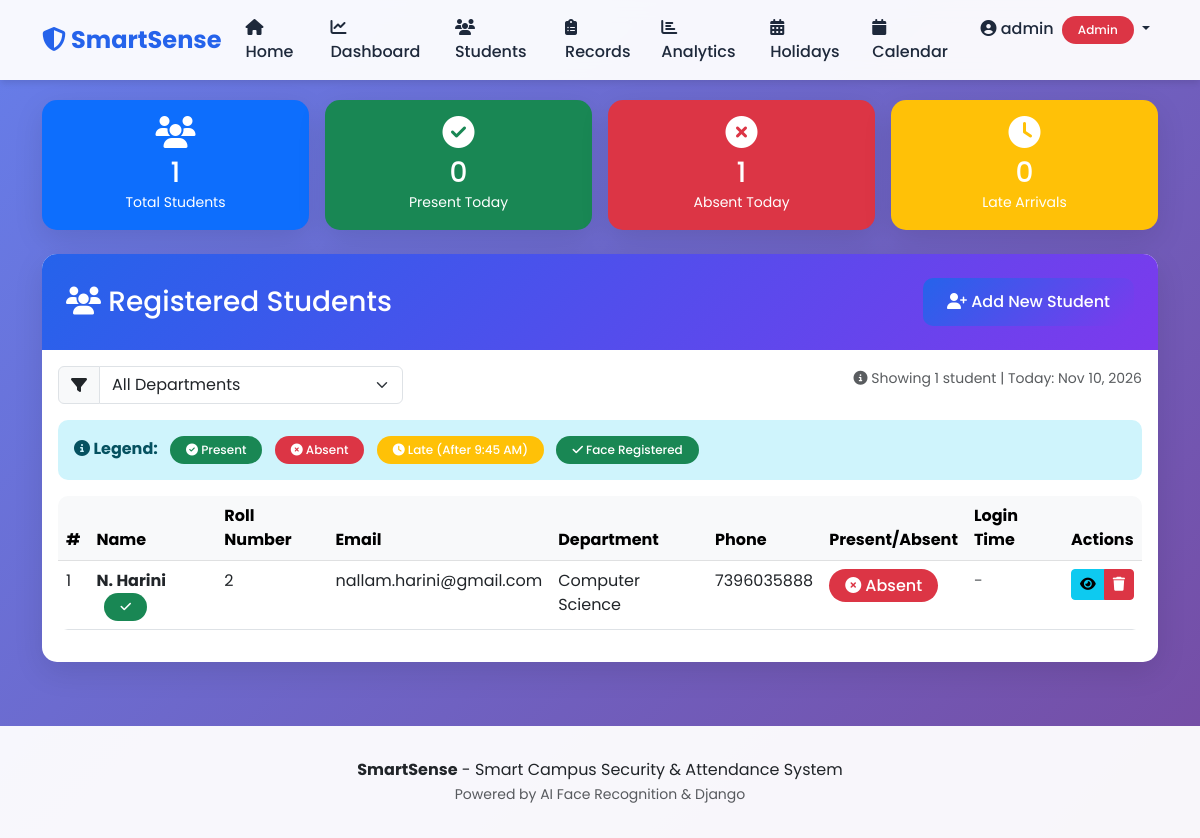
/students/ (signed in), run on an earlier commit of the app's database.
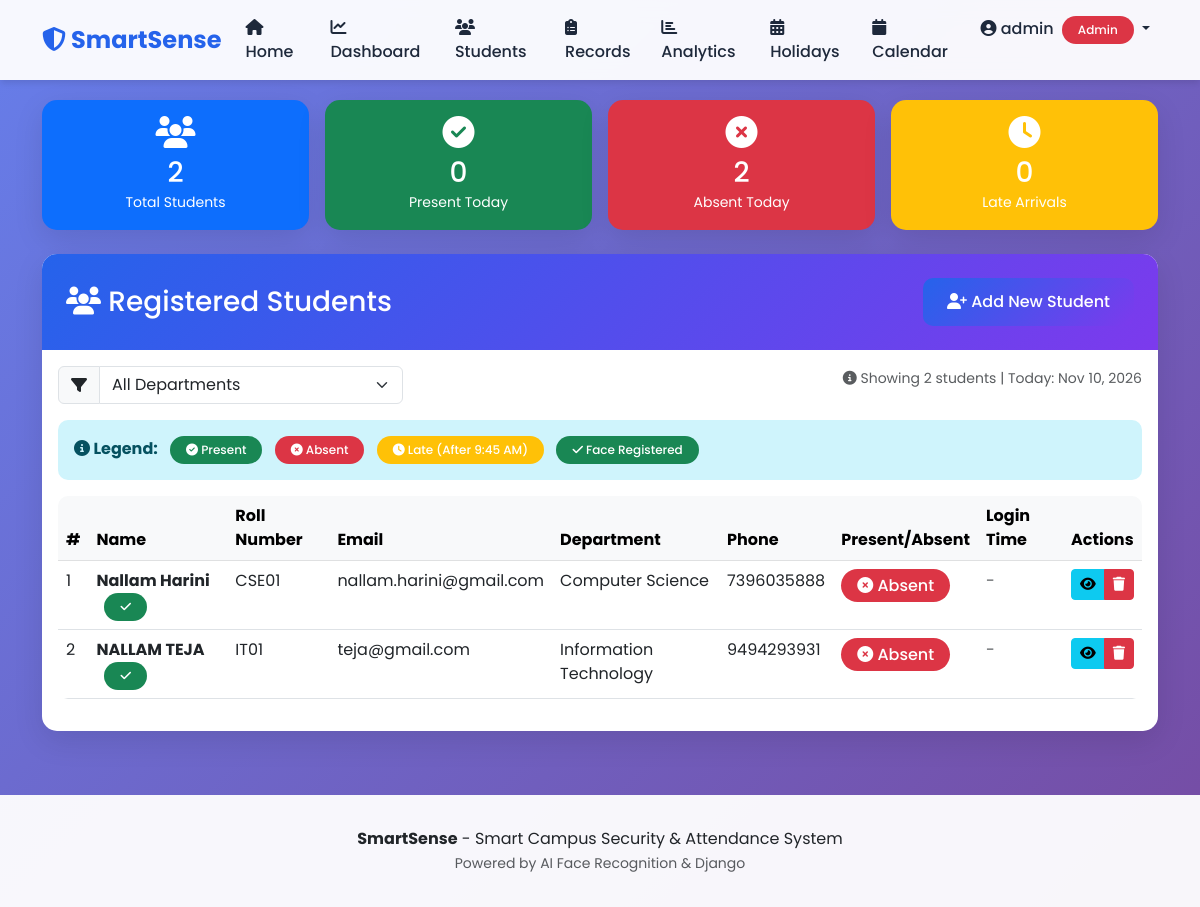
And on a later commit of the database.
### accounts/models.py (models this page shows, shortened)
class Student(models.Model):
    name = models.CharField(max_length=100)
    roll_number = models.CharField(max_length=20, unique=True)
    email = models.EmailField()
    department = models.CharField(max_length=100, default='Computer Science')
    phone = models.CharField(max_length=15, blank=True, null=True)
    face_encoding = models.BinaryField(blank=True, null=True)
    photo = models.ImageField(upload_to='student_photos/', blank=True, null=True)
    is_active = models.BooleanField(default=True)
    created_at = models.DateTimeField(auto_now_add=True)
    updated_at = models.DateTimeField(auto_now=True)
    class Meta:
        ordering = ['roll_number']

### accounts/views.py (the view)
# urls.py: path('students/', views.student_list, name='student_list'),
@login_required
def student_list(request):
    department_filter = request.GET.get('department', '')
    students = Student.objects.filter(is_active=True)
    if department_filter:
        students = students.filter(department=department_filter)
    students = students.order_by('roll_number')
    departments = Student.objects.filter(is_active=True).values_list('department', flat=True).distinct().order_by('department')
    today = timezone.now().date()
    from attendance.models import Attendance
    today_attendance = {}
    for attendance in Attendance.objects.filter(date=today).select_related('student'):
        today_attendance[attendance.student.id] = attendance
    total_count = students.count()
    present_count = len([att for att in today_attendance.values() if att.entry_time])
    absent_count = total_count - present_count
    late_count = len([att for att in today_attendance.values() if att.is_late])
    is_admin = request.user.is_staff or hasattr(request.user, 'faculty_profile')
    context = {
        'students': students,
        'is_admin': is_admin,
        'departments': departments,
        'department_filter': department_filter,
        'today_attendance': today_attendance,
        'today': today,
        'total_count': total_count,
        'present_count': present_count,
        'absent_count': absent_count,
        'late_count': late_count,
    }
    return render(request, 'accounts/student_list.html', context)

### accounts/templatetags/custom_filters.py (called while the page is built)
@register.filter(name='get_item')
def get_item(dictionary, key):
    if dictionary is None:
        return None
    return dictionary.get(key)

### templates/accounts/student_list.html (shortened to what the changed rows need)
{% extends 'base.html' %}
{% load custom_filters %}
{% block content %}
<div class="row">
    {% if students %}
    <div class="col-12 mb-4">
        <div class="row g-3">
            <div class="col-md-3">
                <div class="card bg-primary text-white">
                    <div class="card-body text-center">
                        <i class="fas fa-users fa-2x mb-2"></i>
                        <h3 class="mb-0">{{ total_count }}</h3>
                        <small>Total Students</small>
                    </div>
                </div>
            </div>
            <div class="col-md-3">
                <div class="card bg-success text-white">
                    <div class="card-body text-center">
                        <i class="fas fa-check-circle fa-2x mb-2"></i>
                        <h3 class="mb-0">{{ present_count }}</h3>
                        <small>Present Today</small>
                    </div>
                </div>
            </div>
            <div class="col-md-3">
                <div class="card bg-danger text-white">
                    <div class="card-body text-center">
                        <i class="fas fa-times-circle fa-2x mb-2"></i>
                        <h3 class="mb-0">{{ absent_count }}</h3>
                        <small>Absent Today</small>
                    </div>
                </div>
            </div>
            <div class="col-md-3">
                <div class="card bg-warning text-white">
                    <div class="card-body text-center">
                        <i class="fas fa-clock fa-2x mb-2"></i>
                        <h3 class="mb-0">{{ late_count }}</h3>
                        <small>Late Arrivals</small>
                    </div>
                </div>
            </div>
        </div>
    </div>
    {% endif %}
    <div class="col-12">
        <div class="card">
            <div class="card-body">
                <div class="row mb-3">
                    <div class="col-md-8 text-end">
                        <small class="text-muted">
                            <i class="fas fa-info-circle"></i>
                            Showing {{ students.count }} student{{ students.count|pluralize }}
                            | Today: {{ today|date:"M d, Y" }}
                        </small>
                    </div>
                </div>
                {% if students %}
                    <div class="table-responsive">
                        <table class="table table-hover">
                            <thead class="table-light">
                                <tr>
                                    <th>#</th>
                                    <th>Name</th>
                                    <th>Roll Number</th>
                                    <th>Email</th>
                                    <th>Department</th>
                                    <th>Phone</th>
                                    <th>Present/Absent</th>
                                    <th>Login Time</th>
                                    {% if is_admin %}<th>Actions</th>{% endif %}
                                </tr>
                            </thead>
                            <tbody>
                                {% for student in students %}
                                <tr>
                                    <td>{{ forloop.counter }}</td>
                                    <td>
                                        <strong>{{ student.name }}</strong>
                                        {% if student.face_encoding %}
                                            <span class="badge bg-success ms-2" title="Face registered">
                                                <i class="fas fa-check"></i>
                                            </span>
                                        {% endif %}
                                    </td>
                                    <td>{{ student.roll_number }}</td>
                                    <td>{{ student.email }}</td>
                                    <td>{{ student.department }}</td>
                                    <td>{{ student.phone|default:"-" }}</td>
                                    <td>
                                        {% with attendance=today_attendance|get_item:student.id %}
                                            {% if attendance and attendance.entry_time %}
                                                <span class="badge bg-success fs-6">
                                                    <i class="fas fa-check-circle"></i> Present
                                                </span>
                                            {% else %}
                                                <span class="badge bg-danger fs-6">
                                                    <i class="fas fa-times-circle"></i> Absent
                                                </span>
                                            {% endif %}
                                        {% endwith %}
                                    </td>
                                    <td>
                                        {% with attendance=today_attendance|get_item:student.id %}
                                            {% if attendance and attendance.entry_time %}
                                                <span class="badge bg-success">
                                                    <i class="fas fa-sign-in-alt"></i> {{ attendance.entry_time|time:"g:i A" }}
                                                </span>
                                                {% if attendance.is_late %}
                                                    <span class="badge bg-warning ms-1" title="Late arrival after 9:45 AM">
                                                        <i class="fas fa-clock"></i> Late
                                                    </span>
                                                {% endif %}
                                            {% else %}
                                                <span class="text-muted">-</span>
                                            {% endif %}
                                        {% endwith %}
                                    </td>
                                    {% if is_admin %}
                                    <td>
                                        <div class="btn-group btn-group-sm">
                                            <a href="{% url 'student_detail' student.pk %}" class="btn btn-info" title="View Details">
                                                <i class="fas fa-eye"></i>
                                            </a>
                                            <button onclick="deleteStudent({{ student.pk }}, '{{ student.name }}')" class="btn btn-danger" title="Delete">
                                                <i class="fas fa-trash"></i>
                                            </button>
                                        </div>
                                    </td>
                                    {% endif %}
                                </tr>
                                {% endfor %}
                            </tbody>
                        </table>
                    </div>
                {% endif %}
            </div>
        </div>
    </div>
</div>
{% endblock %}

What changed in the data, as far as the page shows it:
removed Student: name "N. Harini", roll_number "2", email "nallam.harini@gmail.com", department "Computer Science", phone "7396035888"
added Student: name "Nallam Harini", roll_number "CSE01", email "nallam.harini@gmail.com", department "Computer Science", phone "7396035888"
added Student: name "NALLAM TEJA", roll_number "IT01", email "teja@gmail.com", department "Information Technology", phone "9494293931"
Also different on the page:
{{ total_count }}: "1" → "2"
{{ absent_count }}: "1" → "2"
{{ students.count }}: "1" → "2"
